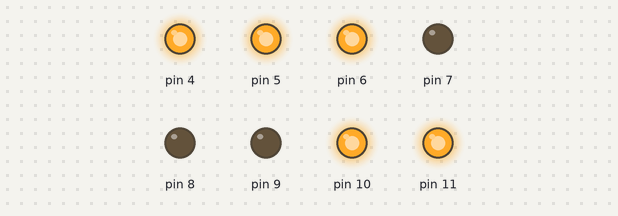
The sketch below on a simulated Arduino Uno, built with avr-gcc and run on an emulated ATmega328P. On the bench: output pins drawn as LEDs (lit = HIGH). Random numbers use the default seed unless the sketch sets one.

Above: at 0.9 s.
At 6.5 s:
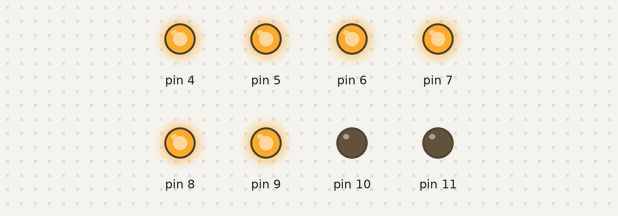
At 10.3 s:
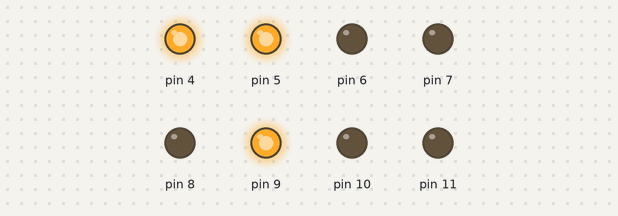
At 13.9 s:
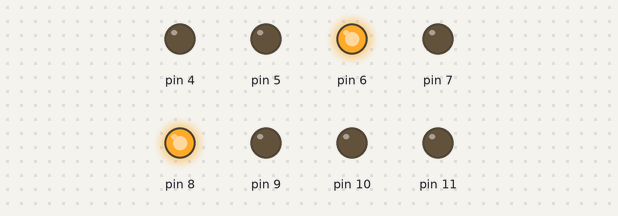
At 24.1 s:
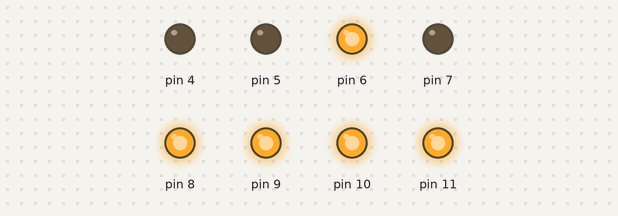
At 33.5 s:
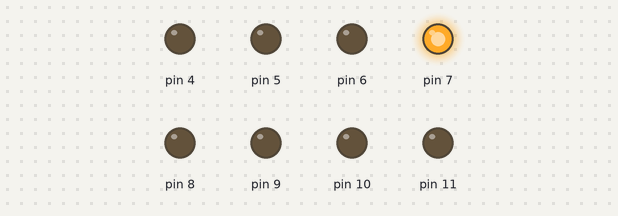
Timing chart, 0 to 40.0 s (numbered marks = the images above):
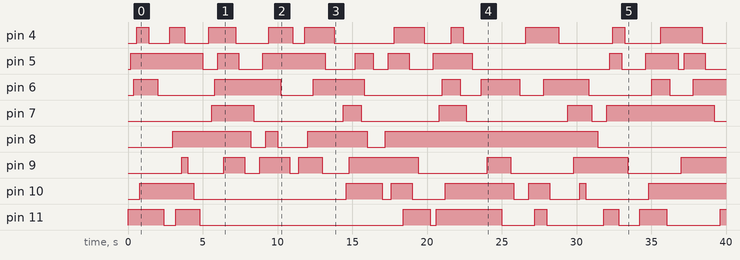

The sketch:

luces_3.ino
```cpp
//Function that turns leds on and off randomly with 200 ms delay

int num;
int i;
int numAnt = 0;


void setup()
{
	for( i = 4; i < 12; i++)
	{
		pinMode(i, OUTPUT);
		digitalWrite(i, LOW);
	}
}

void loop()
{
	for( i = 0; i < 8; ++i)
	{
		num = random(4,12);
		if (num != numAnt)
		{
			digitalWrite(num,HIGH);
			delay(200);
  		}
		numAnt = num;
	}

	for( i = 0; i < 8; i++)
	{
		num = random(4,12);
		if (num != numAnt)
		{
			digitalWrite(num,LOW);
			delay(200);
  		}
   		numAnt = num;
	}
}
```

Measured:
- by itself, pin 4: LOW → HIGH at 0.60 s, → LOW 0.80 s later, → HIGH 1.4 s later, → LOW 1.0 s later, … (20 changes in this stretch)
- by itself, pin 5: LOW → HIGH at 0.20 s, → LOW 4.8 s later, → HIGH 1.0 s later, → LOW 1.4 s later, … (18 changes in this stretch)
- by itself, pin 6: LOW → HIGH at 0.40 s, → LOW 1.6 s later, → HIGH 3.8 s later, → LOW 4.4 s later, … (15 changes in this stretch)
- by itself, pin 7: LOW → HIGH at 5.6 s, → LOW 2.8 s later, → HIGH 6.0 s later, → LOW 1.2 s later, … (10 changes in this stretch)
- by itself, pin 8: LOW → HIGH at 3.0 s, → LOW 5.2 s later, → HIGH 1.0 s later, → LOW 0.80 s later, … (8 changes in this stretch)
- by itself, pin 9: LOW → HIGH at 3.6 s, → LOW 0.40 s later, → HIGH 2.4 s later, → LOW 1.4 s later, … (15 changes in this stretch)
- by itself, pin 10: LOW → HIGH at 0.80 s, → LOW 3.6 s later, → HIGH 10.2 s later, → LOW 2.4 s later, … (13 changes in this stretch)
- by itself, pin 11: LOW → HIGH at 0.00 s, → LOW 2.4 s later, → HIGH 0.80 s later, → LOW 1.6 s later, … (15 changes in this stretch)
